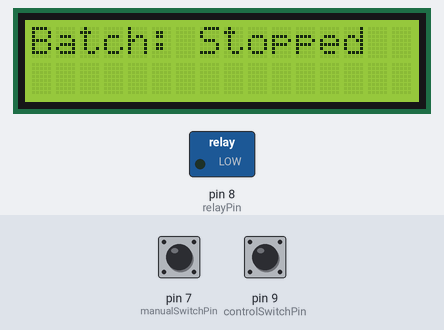
A program run on a simulated Arduino Uno, built with avr-gcc and run on an emulated ATmega328P. On the bench: 16×2 character LCD, switched loads named in the program (green lamp = pin HIGH). Inputs (shaded band) come from the test bench; at power-on: pin 7 (manualSwitchPin) HIGH, pin 9 (controlSwitchPin) HIGH. What the program prints to the serial monitor is not drawn.

Above: at 0.3 s.
1.4 s: pin 7 (manualSwitchPin) pulled LOW for 1.4 s
At 3.3 s:
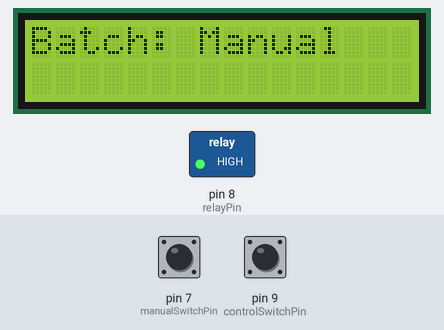
5.1 s: pin 9 (controlSwitchPin) pulled LOW for 1.4 s
At 6.7 s:
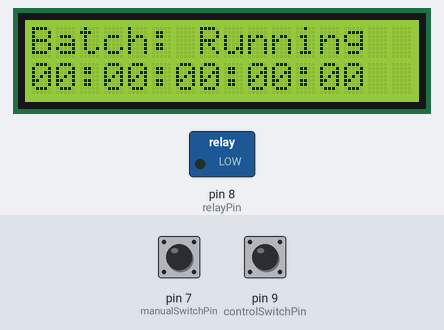
8.0 s: pin 9 (controlSwitchPin) pulled LOW for 3.2 s
At 11.4 s:
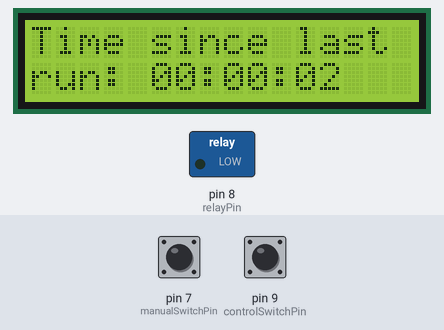
12.7 s: pin 7 (manualSwitchPin) pulled LOW for 3.2 s
At 13.1 s:
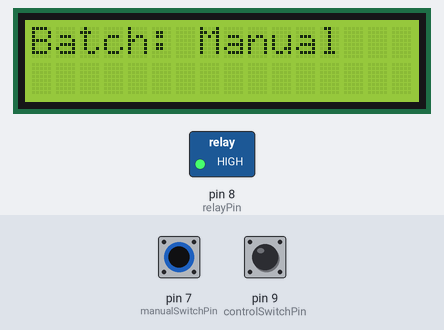
17.4 s: pin 9 (controlSwitchPin) driven LOW
At 21.6 s:
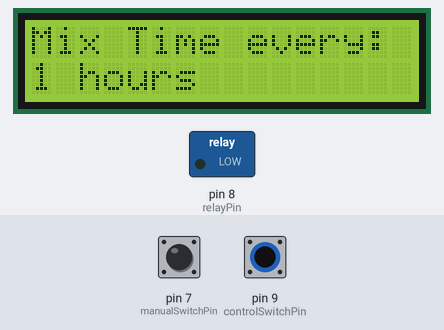
21.8 s: pin 9 (controlSwitchPin) driven HIGH
At 22.9 s:
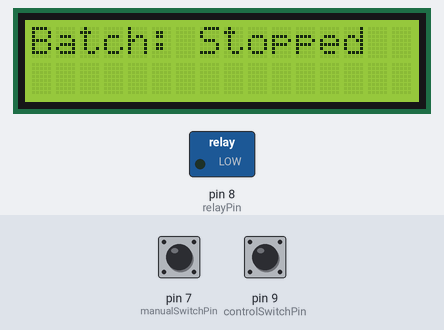
Timing chart, 0 to 24.8 s (numbered marks = the images above; inputs shaded):
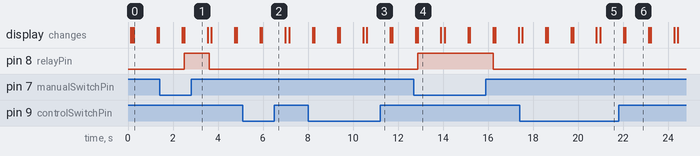

The program:

main.cpp
```cpp
// (licence header left out)
#include <LiquidCrystal.h>
#include <stdio.h>
#include <Arduino.h>

// Liquid Crystal display setup
const int rs = 12, en = 11, d4 = 5, d5 = 4, d6 = 3, d7 = 2;
LiquidCrystal lcd(rs, en, d4, d5, d6, d7);

// Date Time Structure
struct Time
{
  int months;
  int days;
  int hours;
  int minutes;
  int seconds;
};

// Motor Run Time Structure
struct MotorRunTime
{
  int hours;
  int minutes;
  int seconds;
};

// Time reset values
const Time RESET_TIME = {0, 0, 0, 0, 0};

// Initialize your time variables with the reset values
Time currentTime = RESET_TIME;

// Create a constant Motor Run Time structure with reset values
const MotorRunTime MOTOR_RESET_TIME = {0, 0, 0};

// Initialize your time variables with the reset values
MotorRunTime mixTimes = MOTOR_RESET_TIME;

// Pin Definitions
const int manualSwitchPin = 7;  // Manual switch input for motor
const int relayPin = 8;         // Relay output to control motor
const int controlSwitchPin = 9; // Pin connected to the toggle switch

String batchState = "Stopped";
int revolution = 0;                 // Number of rotations
const int revolutionCorrection = 1; // Number of rotations till a correction is needed for tumbler location
const int mixSetTime = 1;

const unsigned long lcdRefreshInterval = 3000; // 3 seconds in milliseconds
unsigned long lastLCDRefresh = 0;              // Variable to store the last refresh time

// Variables for state change detection
int lastManualSwitchState = LOW; // Initially assume manual switch is off

void setup()
{
  lcd.begin(16, 2);
  delay(50); // Small delay to stabilize LCD
  pinMode(controlSwitchPin, INPUT_PULLUP);
  pinMode(manualSwitchPin, INPUT_PULLUP);
  pinMode(relayPin, OUTPUT);
  digitalWrite(relayPin, LOW); // Ensure relay is off at start
  updateLCD();
  // debub monitoring
  Serial.begin(9600); // In setup()
}

void loop()
{
  // Read the current state of the toggle switch
  int currentControlSwitchState = digitalRead(controlSwitchPin);
  // Manual switch to turn motor on/off
  int manualSwitchState = digitalRead(manualSwitchPin);

  // Debugging monitoring
  Serial.print("\n Batch State: ");
  Serial.print(batchState);
  Serial.print("\n Revolution: ");
  Serial.print(revolution);
  Serial.print("\n Revolution Correction: ");
  Serial.print(revolutionCorrection);
  Serial.print("\n mixTimes Minutes: ");
  Serial.print(mixTimes.minutes);
  Serial.print("\n mixTimes Seconds: ");
  Serial.print(mixTimes.seconds);
  Serial.println("");

  // Periodically reset/refresh the LCD screen
  if (millis() - lastLCDRefresh >= lcdRefreshInterval)
  {
    refreshLCD();              // Re-draw the LCD content
    lastLCDRefresh = millis(); // Update last refresh time
  }

  // Check if both switches are LOW
  if (currentControlSwitchState == LOW && manualSwitchState == LOW)
  {
    // Both switches are on (LOW due to INPUT_PULLUP), stop everything
    batchState = "Stopped";
    digitalWrite(relayPin, LOW); // Ensure motor is off
  }
  else if (currentControlSwitchState == LOW && manualSwitchState == HIGH)
  {
    if (batchState != "Running" && batchState != "Mixing")
    {
      batchState = "Running";
      // resetTime();  // Reset time when starting from Stopped or Mixing
      // resetMixTimes();
    }
  }
  else if (currentControlSwitchState == HIGH && manualSwitchState == LOW)
  {
    if (batchState != "Running" && batchState != "Mixing")
    {
      batchState = "Manual";
      // resetTime();  // Reset time when starting from Stopped or Mixing
      // resetMixTimes();
    }
  }
  else
  {
    batchState = "Stopped";
    digitalWrite(relayPin, LOW); // Ensure motor is off
  }

  /*
  If Batch State is Stopped
  */
  if (batchState == "Stopped")
  {
    refreshLCD(); // Re-draw the LCD content
    resetTime();
    resetMixTimes();
    digitalWrite(relayPin, LOW);
  }

  // ============================ Manual Motor Control ============================

  if (batchState == "Manual")
  {
    refreshLCD(); // Re-draw the LCD content
    resetTime();  // Reset time when stopping
    resetMixTimes();
    revolution = 0;
    digitalWrite(relayPin, HIGH); // Turn motor ON
  }

  // ============================ Batch State = "Running" or "Mixing" ============================

  if (batchState == "Running" || batchState == "Mixing")
  {
    refreshLCD();       // Re-draw the LCD content
    updateTimer();      // Update Running Timer
    updateMixingTime(); // Update Mixing Timer

    // Start the Mixing
    if (mixTimes.hours == mixSetTime)
    { // Time to start mixing
      batchState = "Mixing";
      resetMixTimes();              // Reset Mixing Timer
      digitalWrite(relayPin, HIGH); // Turn motor ON
    }

    // Stopping the Mixing
    if (batchState == "Mixing" && mixTimes.minutes == 2)
    { // If mixing and control switch is LOW, check if mixing time is over
      if (revolution < revolutionCorrection && mixTimes.seconds == 6)
      {
        batchState = "Running";
        digitalWrite(relayPin, LOW);
        resetMixTimes();
        revolution++;
      }
      if (revolution == revolutionCorrection && mixTimes.seconds == 7)
      {
        batchState = "Running";
        digitalWrite(relayPin, LOW);
        resetMixTimes();
        revolution = 0;
      }
    }
  }

  delay(1000); // Update every second when running
}

void refreshLCD()
{
  resetLCD();
  updateLCD();
}

// Update LCD
void updateLCD()
{
  static unsigned long lastSwitchTime = 0;
  static int screenState = 0; // 0, 1, or 2 for the three screens

  if (millis() - lastSwitchTime >= 10000 && batchState != "Stopped")
  {                                      // Switch display every 5 seconds
    screenState = (screenState + 1) % 3; // Cycle through 0, 1, 2
    lastSwitchTime = millis();
  }

  lcd.clear();
  lcd.setCursor(0, 0);
  lcd.print("Batch: ");
  lcd.print(batchState);

  // Second row: Switch between current time and time since last run
  lcd.setCursor(0, 1);
  if (batchState == "Stopped" || batchState == "Mixing" || batchState == "Manual")
  {
    lcd.setCursor(0, 0);
    lcd.print("Batch: ");
    lcd.print(batchState);
    lcd.setCursor(0, 1);
    lcd.print("                "); // 16 spaces to clear the line
  }
  else
  {
    switch (screenState)
    {
    case 0: // Screen 1: Batch State and time since started
      lcd.setCursor(0, 0);
      lcd.print("Batch: ");
      lcd.print(batchState);
      lcd.setCursor(0, 1);
      char timeStr[20];
      sprintf(timeStr, "%02d:%02d:%02d:%02d:%02d", currentTime.months, currentTime.days, currentTime.hours, currentTime.minutes, currentTime.seconds);
      lcd.print(timeStr);
      break;

    case 1: // Screen 2: Time since last run
      lcd.setCursor(0, 0);
      lcd.print("Time since last   ");
      lcd.setCursor(0, 1);
      char timeSinceStr[12]; // Buffer for formatted time since last run
      sprintf(timeSinceStr, "%02d:%02d:%02d", mixTimes.hours, mixTimes.minutes, mixTimes.seconds);
      lcd.print("run: ");
      lcd.print(timeSinceStr);
      break;

    case 2: // Screen 3: Time for mixes
      lcd.setCursor(0, 0);
      lcd.print("Mix Time every:       ");
      lcd.setCursor(0, 1);
      lcd.print(mixSetTime);
      lcd.print(" hours");
      break;
    }
  }
}

// Update Timer
void updateTimer()
{
  currentTime.seconds++;

  // Increase Months after 30 days
  if (currentTime.days > 30)
  {
    currentTime.months++;
    currentTime.days = 0; // Reset days after increasing months
  }

  if (currentTime.seconds >= 60)
  {
    currentTime.seconds = 0;
    currentTime.minutes++;
    if (currentTime.minutes >= 60)
    {
      currentTime.minutes = 0;
      currentTime.hours++;
      if (currentTime.hours >= 24)
      {
        currentTime.hours = 0;
        currentTime.days++;
      }
    }
  }
}

// Reset time to initial values
void resetTime()
{
  currentTime = RESET_TIME;
}

// Reset Motor Run time to initial values
void resetMixTimes()
{
  mixTimes = MOTOR_RESET_TIME;
}

void resetLCD()
{
  lcd.clear();
  // Optionally, you can re-initialize the LCD if necessary
  lcd.begin(16, 2);
  updateLCD(); // Redraw with current state
}

// Update Timer
void updateMixingTime()
{
  mixTimes.seconds++;

  if (mixTimes.seconds >= 60)
  {
    mixTimes.seconds = 0;
    mixTimes.minutes++;
    if (mixTimes.minutes >= 60)
    {
      mixTimes.minutes = 0;
      mixTimes.hours++;
      if (mixTimes.hours >= 24)
      {
        mixTimes.hours = 0;
        mixTimes.minutes = 0;
        mixTimes.seconds = 0;
      }
    }
  }
}
```

Measured:
- after the input at 1.4 s, pin 8 (relayPin): LOW → HIGH after 1.1 s, → LOW 1.1 s later; the display: first differs from a run without the input after 1.1 s (image 1)
- after the input at 5.1 s, the display: first differs from a run without the input after 0.85 s (image 2)
- after the input at 8.0 s, the display: first differs from a run without the input after 0.28 s (image 3 shows a later state)
- after the input at 12.7 s, pin 8 (relayPin): LOW → HIGH after 0.17 s, → LOW 3.4 s later; the display: first differs from a run without the input after 0.17 s (image 4)
- after the input at 17.4 s, the display: first differs from a run without the input after 1.3 s (image 5 shows a later state)
- after the input at 21.8 s, the display: first differs from a run without the input after 0.31 s (image 6)
- what the display in image 0 shows lasts 1.1 s, from 0.2 s to 1.3 s
